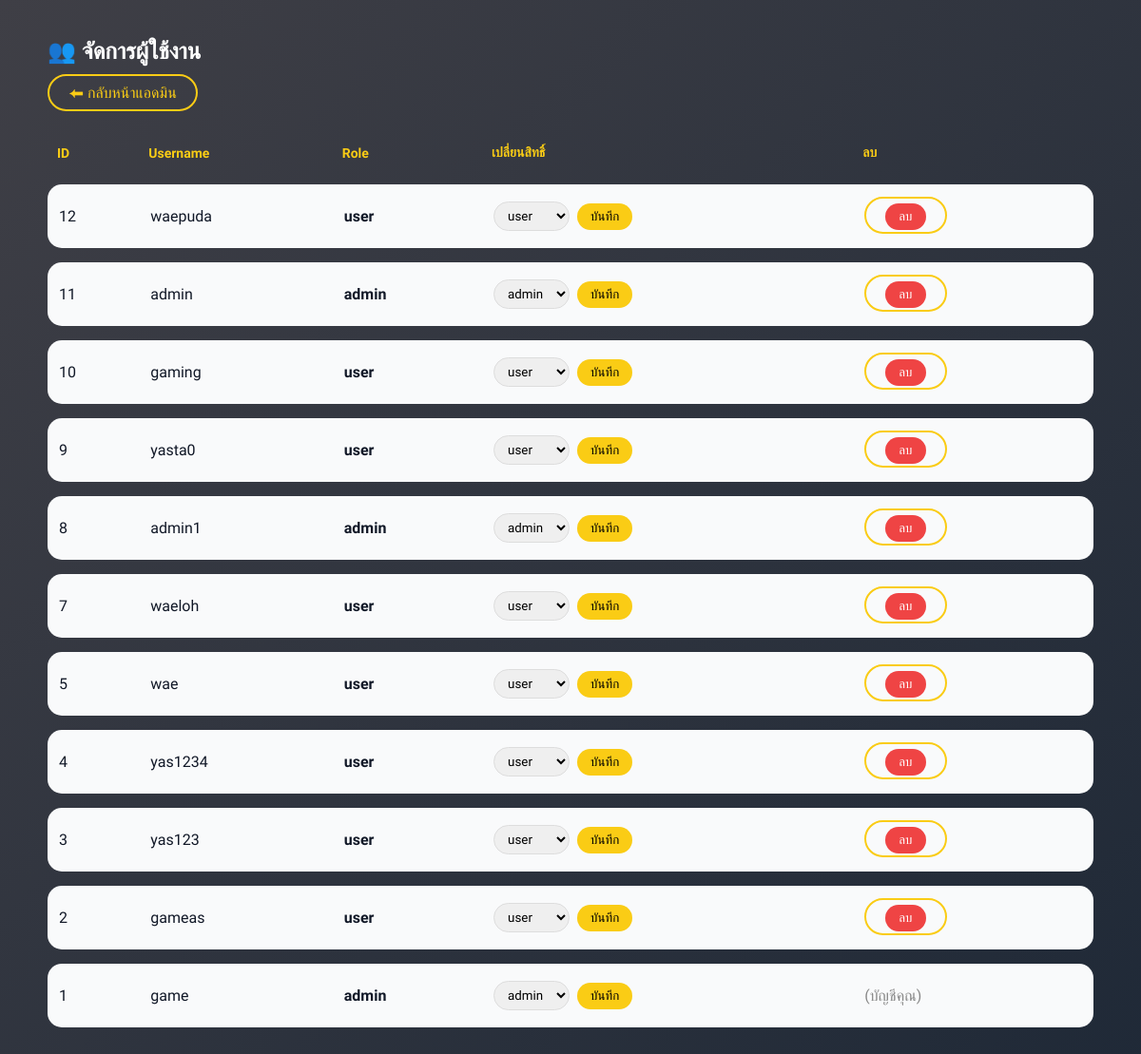
/admin/manage_users.php (signed in), run on the app's committed database.
### tables this page shows
CREATE TABLE `users` (
  `id` int(11) NOT NULL,
  `username` varchar(50) DEFAULT NULL,
  `PASSWORD` varchar(255) DEFAULT NULL,
  `role` enum('admin','user') DEFAULT 'user'
);

### admin/manage_users.php (the view, shortened to what this page needs)
<?php
require_once __DIR__ . "/../db.php";
$users = $pdo->query("SELECT id, username, role FROM users ORDER BY id DESC")->fetchAll(PDO::FETCH_ASSOC);
?>
<!DOCTYPE html>
<html lang="th">
<head>
<link rel="stylesheet" href="manage_users.css">
</head>
<body>
<div class="box">
    <h2>👥 จัดการผู้ใช้งาน</h2>
<a href="dashboard.php">⬅ กลับหน้าแอดมิน</a>
    <div class="cards">
        <div class="card">
    <table>
        <tr>
            <th>ID</th>
            <th>Username</th>
            <th>Role</th>
            <th>เปลี่ยนสิทธิ์</th>
            <th>ลบ</th>
        </tr>
        <?php foreach ($users as $u): ?>
            <tr>
                <td><?= (int)$u['id'] ?></td>
                <td><?= htmlspecialchars($u['username']) ?></td>
                <td><b><?= htmlspecialchars($u['role'] ?? 'user') ?></b></td>
                <td>
                    <form method="post" style="display:flex; gap:8px; align-items:center;">
                        <select name="role">
                            <option value="user" <?= (($u['role'] ?? '') === 'user') ? 'selected' : '' ?>>user</option>
                            <option value="admin" <?= (($u['role'] ?? '') === 'admin') ? 'selected' : '' ?>>admin</option>
                        </select>
                        <button type="submit" name="change_role">บันทึก</button>
                    </form>
                </td>
                <td>
                    <?php if ((int)$u['id'] !== (int)($_SESSION['user_id'] ?? 0)): ?>
                        <a href="manage_users.php?delete_id=<?= (int)$u['id'] ?>"
                           onclick="return confirm('คุณต้องการลบผู้ใช้นี้ใช่ไหม?');">
                            <button class="btn-del">ลบ</button>
                        </a>
                    <?php else: ?>
                        <span style="color:#888;">(บัญชีคุณ)</span>
                    <?php endif; ?>
                </td>
            </tr>
        <?php endforeach; ?>
    </table>
    <br>
</div>
</body>
</html>

### admin/manage_users.css (style rules this page uses)
* { margin:0; padding:0; box-sizing:border-box; font-family:'Kanit',sans-serif; }
body { min-height:100vh; background:linear-gradient(135deg,#3f3f46,#1f2937); color:#fff; padding:40px; }
.box { max-width:1100px; margin:auto; }
h2 { margin-bottom:20px; }
table { width:100%; border-collapse:separate; border-spacing:0 15px; margin-top:20px; }
th { text-align:left; padding:10px; font-size:14px; color:#facc15; }
td { padding:18px 12px; background:#f9fafb; color:#111827; }
tr td:first-child { border-top-left-radius:15px; border-bottom-left-radius:15px; }
tr td:last-child { border-top-right-radius:15px; border-bottom-right-radius:15px; }
select { padding:6px 10px; border-radius:20px; border:1px solid #ddd; }
button { padding:6px 14px; border:none; border-radius:20px; background:#facc15; color:#000; cursor:pointer; transition:0.3s; }
.btn-del { background:#ef4444; color:#fff; }
a { text-decoration:none; padding:8px 20px; border-radius:25px; border:2px solid #facc15; color:#facc15; transition:0.3s; }

### data on the page
users: id "12", username "waepuda", role "user"
users: id "11", username "admin", role "admin"
users: id "10", username "gaming", role "user"
users: id "9", username "yasta0", role "user"
users: id "8", username "admin1", role "admin"
users: id "7", username "waeloh", role "user"
users: id "5", username "wae", role "user"
users: id "4", username "yas1234", role "user"
users: id "3", username "yas123", role "user"
users: id "2", username "gameas", role "user"
users: id "1", username "game", role "admin", shows "(บัญชีคุณ)"
